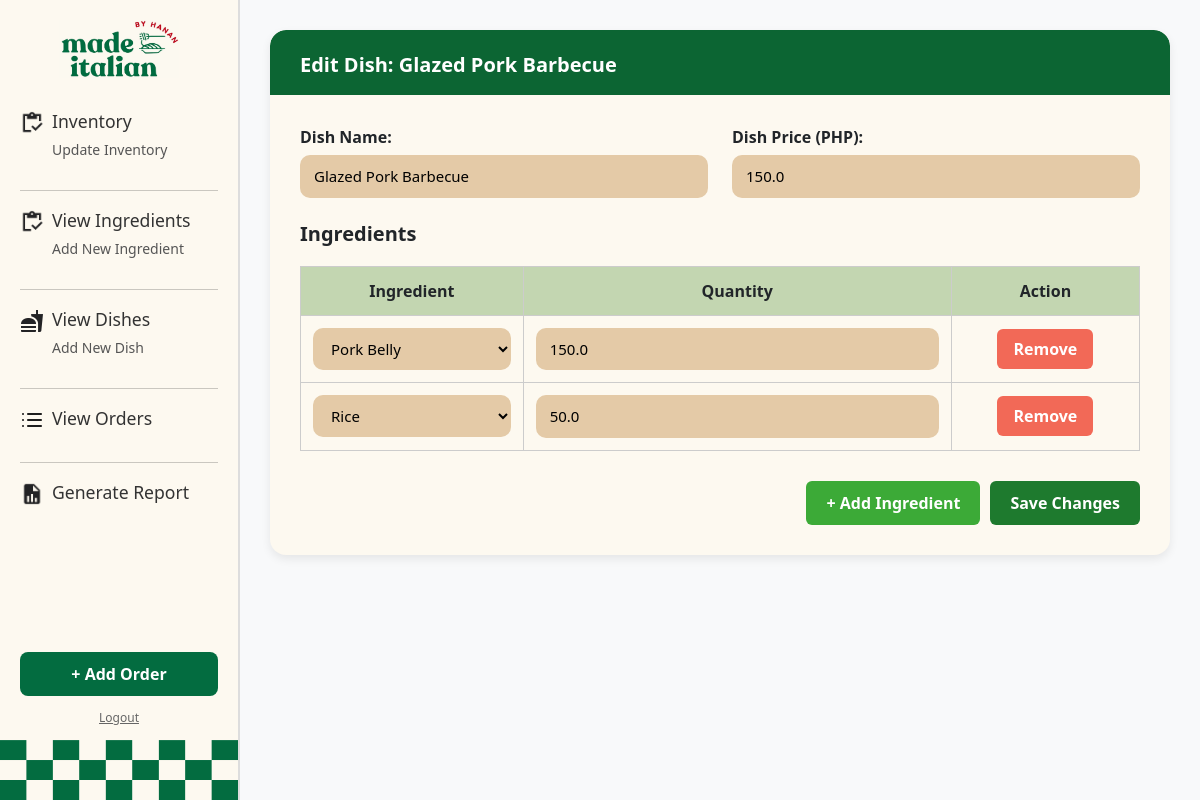
The page /edit_dish/1/ (signed in) on the database as committed earlier.
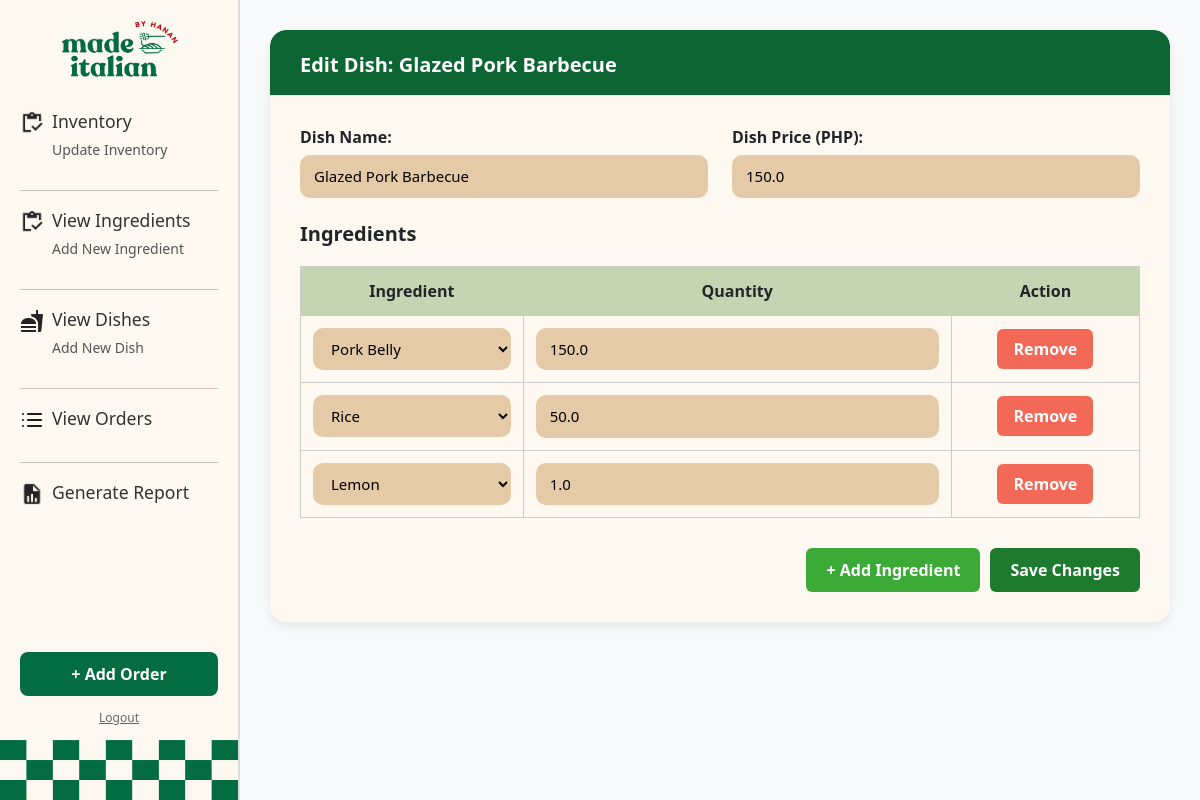
The same page on the database as committed later.
### hananApp/models.py (models this page shows, shortened)
class RecipeDetails(models.Model):
    id = models.BigAutoField(primary_key=True)
    dish = models.ForeignKey(Dish, on_delete=models.CASCADE)
    ingredient = models.ForeignKey(Ingredient, on_delete=models.CASCADE)
    quantity_used = models.FloatField()

class Ingredient(models.Model):
    PRIORITIES = [
        (1, 'High'),
        (2, 'Medium'),
        (3, 'Low')
    ]
    UNITS = [
        ('g', 'Grams'),
        ('pcs', 'Pieces')
    ]
    name = models.CharField(max_length=255)
    id = models.BigAutoField(primary_key=True)
    min_threshold = models.FloatField()
    quantity = models.FloatField()
    priority = models.IntegerField(choices=PRIORITIES)
    unit = models.CharField(max_length=10,choices=UNITS)
    price_per_unit = models.FloatField()

### hananApp/views.py (the view, shortened to what this page needs)
# urls.py: path('edit_dish/<int:dish_id>/', views.edit_dish, name='edit_dish'),
def edit_dish(request, dish_id):
    logger.info("Entered view: edit_dish")
    dish = get_object_or_404(Dish, id=dish_id)
    ingredients = Ingredient.objects.all()
    return render(request, 'hananApp/edit_dish.html', {
        'dish': dish,
        'ingredients': ingredients
    })

### hananApp/templates/hananApp/edit_dish.html (shortened to what this page needs)
{% extends 'hananApp/base.html' %}
{% block content %}
<div class="dish-box">
    <div class="dish-header">Edit Dish: {{ dish.name }}</div>
    <form method="POST">
        <div class="dish-body">
            <div class="row mb-4">
                <div class="col-md-6">
                    <label for="name">Dish Name:</label>
                    <input type="text" name="name" value="{{ dish.name }}" required />
                </div>
                <div class="col-md-6">
                    <label for="price">Dish Price (PHP):</label>
                    <input type="number" name="price" step="0.01" min="0" value="{{ dish.price }}" required />
                </div>
            </div>
            <h5 style="font-weight: bold;">Ingredients</h5>
            <table id="ingredients-table">
                <thead>
                    <tr>
                        <th>Ingredient</th>
                        <th>Quantity</th>
                        <th>Action</th>
                    </tr>
                </thead>
                <tbody>
                    {% for recipe in dish.recipedetails_set.all %}
                    <tr>
                        <td>
                            <select name="ingredient_{{ forloop.counter }}" required>
                                {% for ingredient in ingredients %}
                                    <option value="{{ ingredient.id }}" {% if recipe.ingredient.id == ingredient.id %}selected{% endif %}>
                                        {{ ingredient.name }}
                                    </option>
                                {% endfor %}
                            </select>
                        </td>
                        <td>
                            <input type="number" name="quantity_{{ forloop.counter }}" value="{{ recipe.quantity_used }}" min="1" required />
                        </td>
                        <td>
                            <button type="button" class="btn btn-danger remove-row">Remove</button>
                        </td>
                    </tr>
                    {% endfor %}
                </tbody>
            </table>
            <div class="form-buttons">
                <button type="button" class="btn btn-success" id="add-ingredient-row">+ Add Ingredient</button>
                <button type="submit" class="btn btn-primary">Save Changes</button>
            </div>
        </div>
    </form>
</div>
{% endblock %}

Rows that differ between the two databases and show on the page:
added RecipeDetails: ingredient.name "Lemon", quantity_used "1.0"
